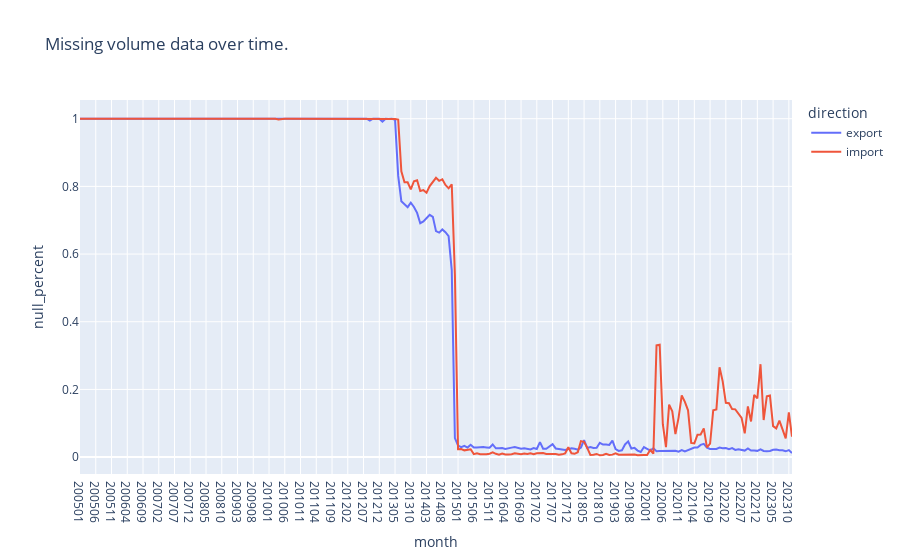

The notebook cell this image was saved under:
### Markdown cell above
### Missing Data

The PIERS BOL data contains many missing values. Some of these, e.g. TEUs, are missing systematically related to date. The issues of missing volume data is a open question to S&P, although it has been many weeks with no response from them. In the meantime, we fill missing volume data with the mean from the rest of the dataset. (Note: if no help is to come from S&P, a nearest neighbor imputation may yield better results.)

### Code cell
lf = pl.concat(
    [imports_lf.select('direction', 'month', 'teus'),
    exports_lf.select('direction', 'month', 'teus')]
)
nulls_over_time_plotly(lf, group_var='direction', time_var='month', value_var='teus', title='Missing volume data over time.')

### Figure 1 — Plotly figure (JSON) as saved in the notebook; plotly's stock layout.template omitted (floating-point values rounded to 4 significant figures; data arrays with more than 128 entries replaced by an {"elided": "..."} marker saying what was removed)
{"data": [{"hovertemplate": "direction=export<br>month=%{x}<br>null_percent=%{y}<extra></extra>", "legendgroup": "export", "line": {"color": "#636efa", "dash": "solid"}, "marker": {"symbol": "circle"}, "mode": "lines", "name": "export", "orientation": "v", "showlegend": true, "type": "scatter", "x": {"elided": "227 str values"}, "xaxis": "x", "y": {"elided": "227 float values"}, "yaxis": "y"}, {"hovertemplate": "direction=import<br>month=%{x}<br>null_percent=%{y}<extra></extra>", "legendgroup": "import", "line": {"color": "#EF553B", "dash": "solid"}, "marker": {"symbol": "circle"}, "mode": "lines", "name": "import", "orientation": "v", "showlegend": true, "type": "scatter", "x": {"elided": "227 str values"}, "xaxis": "x", "y": {"elided": "227 float values"}, "yaxis": "y"}], "layout": {"legend": {"title": {"text": "direction"}, "tracegroupgap": 0}, "title": {"text": "Missing volume data over time."}, "xaxis": {"anchor": "y", "domain": [0, 1], "title": {"text": "month"}}, "yaxis": {"anchor": "x", "domain": [0, 1], "title": {"text": "null_percent"}}}}
